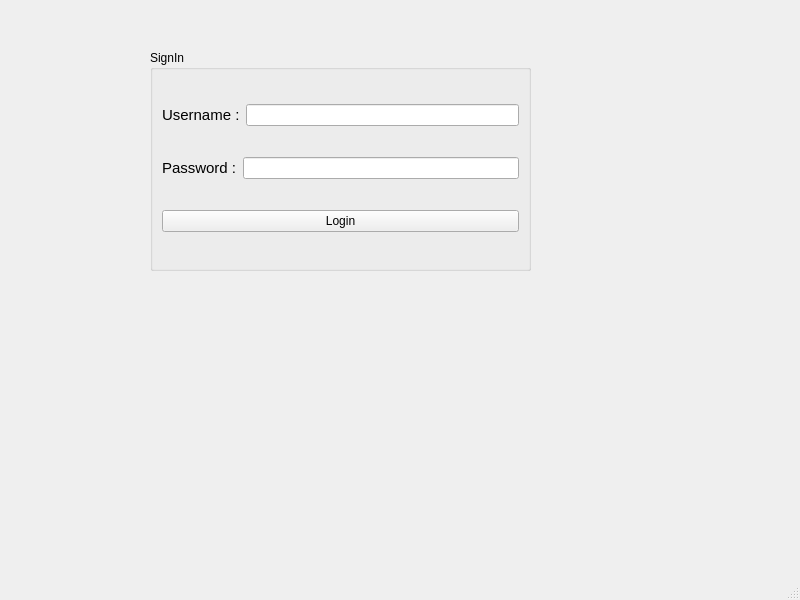
<?xml version="1.0" encoding="UTF-8"?>
<ui version="4.0">
 <class>MainWindow</class>
 <widget class="QMainWindow" name="MainWindow">
  <property name="geometry">
   <rect>
    <x>0</x>
    <y>0</y>
    <width>800</width>
    <height>600</height>
   </rect>
  </property>
  <property name="windowTitle">
   <string>MainWindow</string>
  </property>
  <widget class="QWidget" name="centralwidget">
   <widget class="QGroupBox" name="groupBox">
    <property name="geometry">
     <rect>
      <x>150</x>
      <y>50</y>
      <width>381</width>
      <height>221</height>
     </rect>
    </property>
    <property name="title">
     <string>SignIn</string>
    </property>
    <layout class="QVBoxLayout" name="verticalLayout">
     <item>
      <layout class="QHBoxLayout" name="horizontalLayout">
       <item>
        <widget class="QLabel" name="label_username">
         <property name="text">
          <string>&lt;html&gt;&lt;head/&gt;&lt;body&gt;&lt;p&gt;&lt;span style=&quot; font-size:11pt;&quot;&gt;Username :&lt;/span&gt;&lt;/p&gt;&lt;/body&gt;&lt;/html&gt;</string>
         </property>
        </widget>
       </item>
       <item>
        <widget class="QLineEdit" name="lineEdit_username"/>
       </item>
      </layout>
     </item>
     <item>
      <layout class="QHBoxLayout" name="horizontalLayout_2">
       <item>
        <widget class="QLabel" name="label_2password">
         <property name="text">
          <string>&lt;html&gt;&lt;head/&gt;&lt;body&gt;&lt;p&gt;&lt;span style=&quot; font-size:11pt;&quot;&gt;Password :&lt;/span&gt;&lt;/p&gt;&lt;/body&gt;&lt;/html&gt;</string>
         </property>
        </widget>
       </item>
       <item>
        <widget class="QLineEdit" name="lineEdit_password">
         <property name="echoMode">
          <enum>QLineEdit::Password</enum>
         </property>
        </widget>
       </item>
      </layout>
     </item>
     <item>
      <widget class="QPushButton" name="pushButton">
       <property name="text">
        <string>Login</string>
       </property>
      </widget>
     </item>
    </layout>
   </widget>
  </widget>
  <widget class="QMenuBar" name="menubar">
   <property name="geometry">
    <rect>
     <x>0</x>
     <y>0</y>
     <width>800</width>
     <height>21</height>
    </rect>
   </property>
  </widget>
  <widget class="QStatusBar" name="statusbar"/>
 </widget>
 <resources/>
 <connections/>
</ui>
